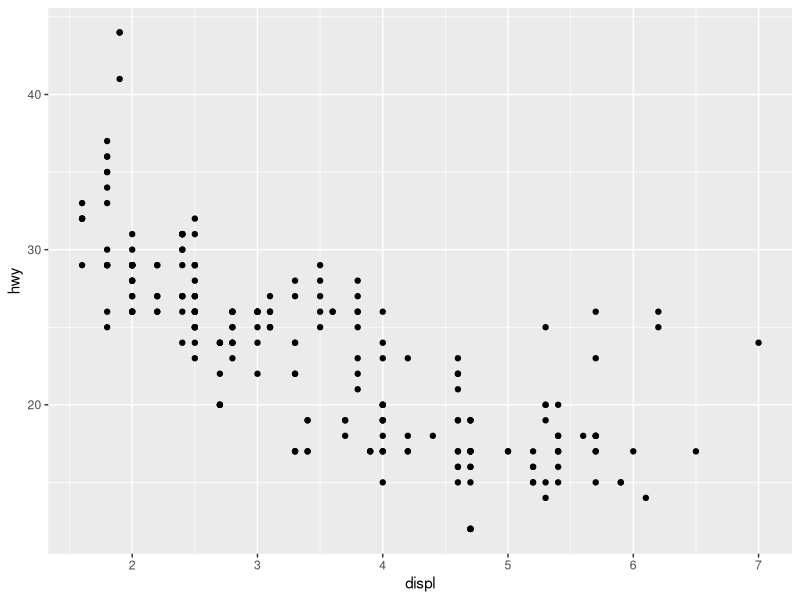
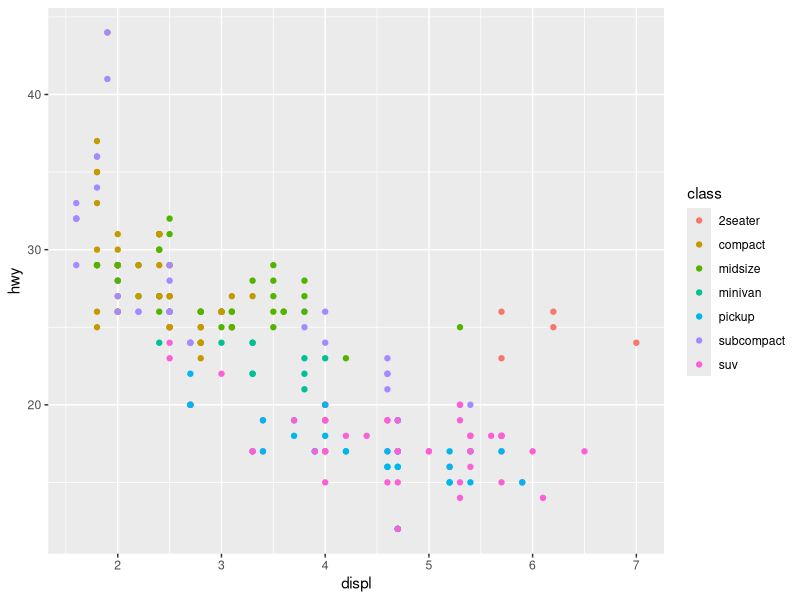
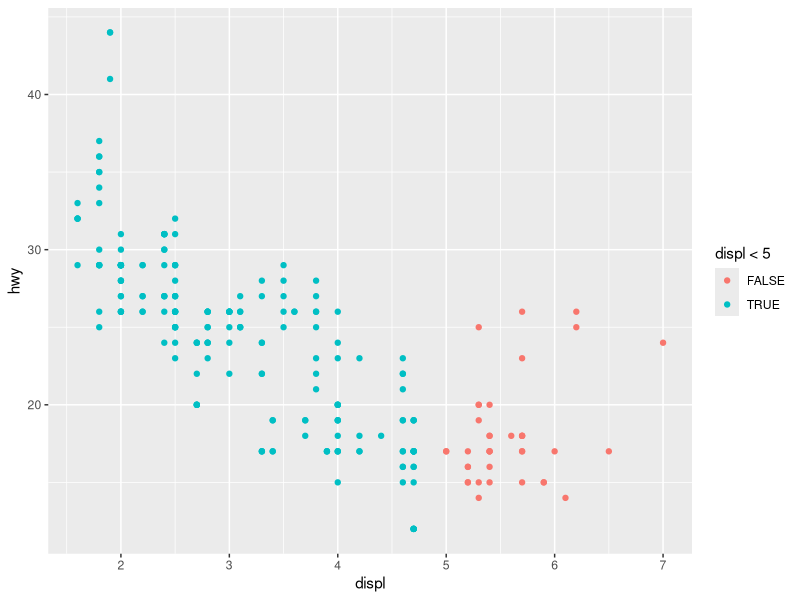
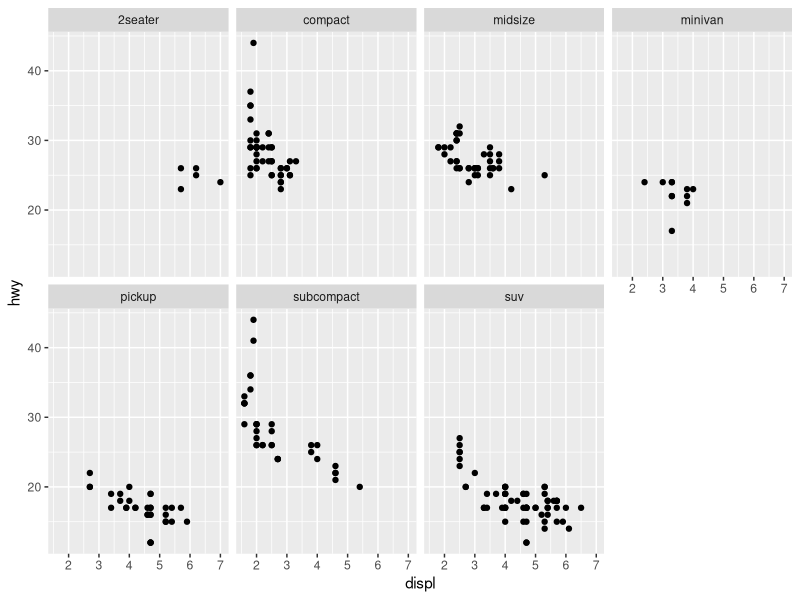
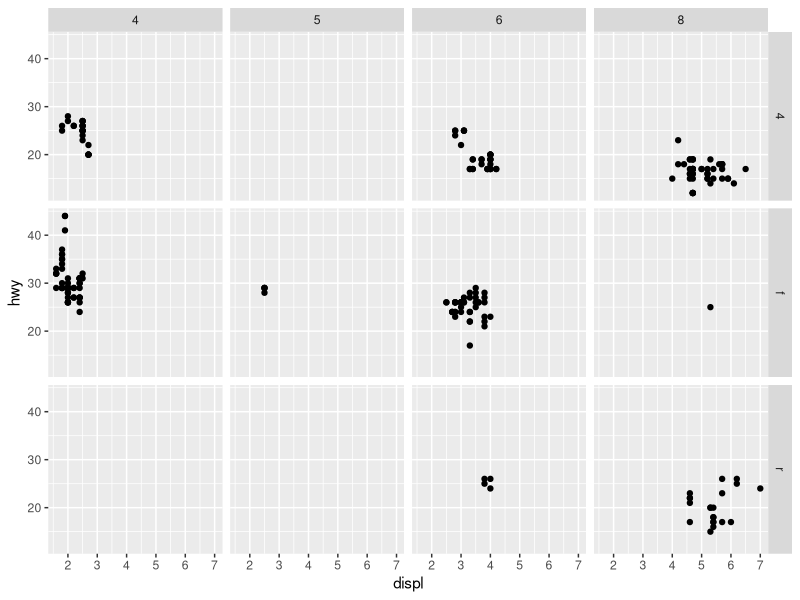
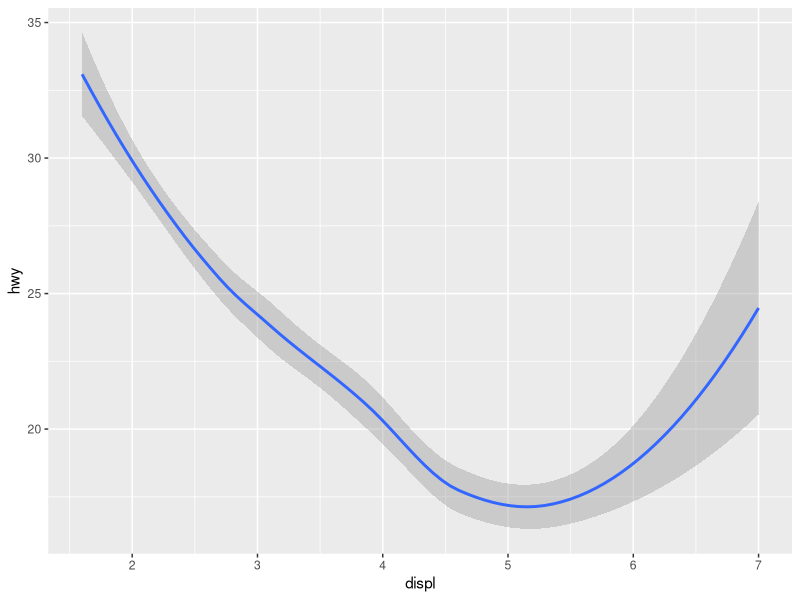
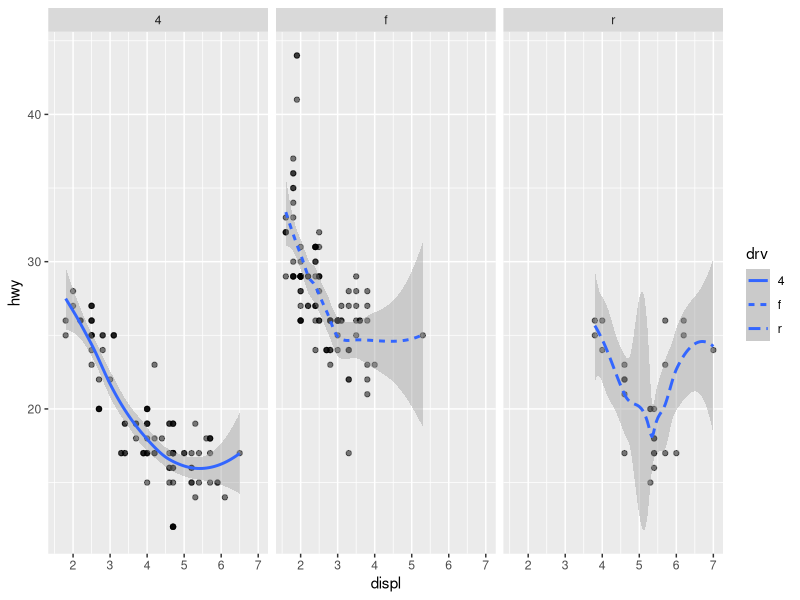
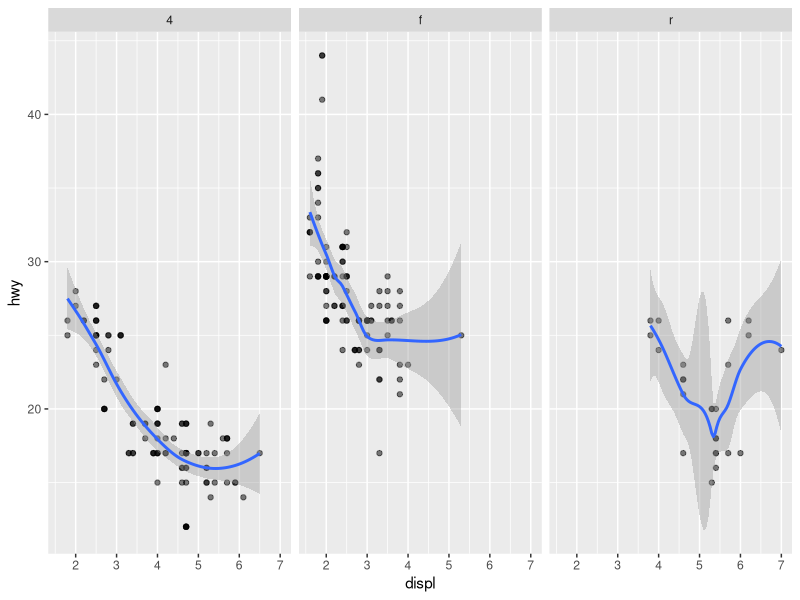

Here is the R script that generated these plots, in order:
library(tidyverse)
mpg
?mpg



ggplot(data = mpg) +
  geom_point(mapping = aes(x = displ, y = hwy))

ggplot(data = mpg) +
  geom_point(mapping = aes(x = displ, y = hwy, colour = class))

ggplot(data = mpg) +
  geom_point(mapping = aes(x = displ, y = hwy, colour = displ < 5))

# This first maps the scatterplot then splits it into various groups according to their classes
ggplot(data = mpg) +
  geom_point(mapping = aes(x = displ, y = hwy)) +
  facet_wrap(~ class, nrow = 2)

# This first maps the scatterplot then splits it into various groups according to their drv and splits then again according to the cyl
ggplot(data = mpg) +
  geom_point(mapping = aes(x = displ, y = hwy)) +
  facet_grid(drv ~ cyl)
  
ggplot(data = mpg) +
  geom_smooth(mapping = aes(x = displ, y = hwy))

#------------------My own experimentation--------------------
ggplot(data = mpg, mapping = aes(x = displ, y = hwy)) +
  geom_point(alpha=0.5) +
  geom_smooth(aes(linetype = drv)) +
  facet_grid(.~drv)

ggplot(data = mpg, mapping = aes(x = displ, y = hwy)) +
  geom_point(alpha=0.5) +
  facet_grid(.~drv) +
  geom_smooth() 
#----------------End of experiment---------------------------

diamonds
?diamonds
ggplot(data = diamonds) +
  geom_bar(mapping = aes(x = cut))

#overide default stat
demo <- tribble(
  ~a,
  ~b,
  "bar_1", 20,
  "bar_2", 30,
  "bar_3", 40
)
ggplot(data = demo) +
  geom_bar(
    mapping = aes(x = a, y = b), stat = "identity"
  )

# change default mapping
ggplot(data = diamonds) +
  geom_bar(
    mapping = aes(x = cut, y = ..prop.., group = 1)
  )

# emphasize statistical summary
ggplot(data = diamonds) +
  stat_summary(
    mapping = aes(x = cut, y = depth),
    fun.min = min,
    fun.max = max,
    fun = median
  )

# bar chart color vs fill
ggplot(data = diamonds) +
  geom_bar(mapping = aes(x = cut, color = cut))
ggplot(data = diamonds) +
  geom_bar(mapping = aes(x = cut, fill = cut))

# proportion of another variable in main variables in bar chart (stacking one variable on another)
ggplot(data = diamonds) +
  geom_bar(mapping = aes(x = cut, fill = clarity))

# this changes the scales and stakes the second variable's values on top of each other
# position = identity
ggplot(
  data = diamonds,
  mapping = aes(x = cut, fill = clarity)
) +
  geom_bar(position = "identity")

ggplot(
  data = diamonds,
  mapping = aes(x = cut, color = clarity)
) +
  geom_bar(fill = NA, position = "identity")

# position = fill
ggplot(data = diamonds) +
  geom_bar(
    mapping = aes(x = cut, fill = clarity),
    position = "fill"
  )

# position = stack
ggplot(data = diamonds) +
  geom_bar(
    mapping = aes(x = cut, fill = clarity),
    position = "dodge"
  )

# position = jitter
ggplot(data = mpg) +
  geom_point(
    mapping = aes(x = displ, y = hwy),
    position = "jitter"
  )
  #same as below
ggplot(data = mpg) +
  geom_jitter(mapping = aes(x = displ, y = hwy))











